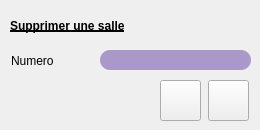
     <widget class="QWidget" name="page_10">
      <widget class="QLabel" name="label_12">
       <property name="geometry">
        <rect>
         <x>10</x>
         <y>10</y>
         <width>241</width>
         <height>31</height>
        </rect>
       </property>
       <property name="styleSheet">
        <string notr="true">font: 75 15pt &quot;Quicksand&quot;;
text-decoration: underline;
font-weight:bold;</string>
       </property>
       <property name="text">
        <string>Supprimer une salle</string>
       </property>
      </widget>
      <widget class="QLineEdit" name="lineEdit_Su_num_S">
       <property name="geometry">
        <rect>
         <x>100</x>
         <y>50</y>
         <width>151</width>
         <height>20</height>
        </rect>
       </property>
       <property name="styleSheet">
        <string notr="true">border-color: rgb(255, 255, 255);

border-radius: 10px;
background-color: rgb(171, 152, 203);</string>
       </property>
      </widget>
      <widget class="QLabel" name="label_13">
       <property name="geometry">
        <rect>
         <x>11</x>
         <y>54</y>
         <width>47</width>
         <height>14</height>
        </rect>
       </property>
       <property name="text">
        <string>Numero</string>
       </property>
      </widget>
      <widget class="QPushButton" name="pushButton_RESETSS">
       <property name="geometry">
        <rect>
         <x>208</x>
         <y>80</y>
         <width>41</width>
         <height>41</height>
        </rect>
       </property>
       <property name="styleSheet">
        <string notr="true">border-image: url(:/new/prefix1/icon/annuler.png);</string>
       </property>
       <property name="text">
        <string/>
       </property>
      </widget>
      <widget class="QPushButton" name="pushButton_SupprimerSalle">
       <property name="geometry">
        <rect>
         <x>160</x>
         <y>80</y>
         <width>41</width>
         <height>41</height>
        </rect>
       </property>
       <property name="styleSheet">
        <string notr="true">border-image: url(:/new/prefix1/icon/ok.png);</string>
       </property>
       <property name="text">
        <string/>
       </property>
      </widget>
     </widget>
